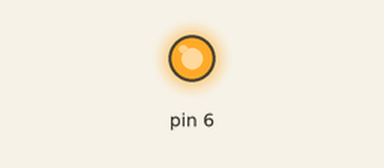
A sketch run on a simulated Arduino Uno, built with avr-gcc and run on an emulated ATmega328P. Shown: output pins drawn as LEDs (lit = HIGH).

Above: at 0.1 s.
Timing chart, 0 to 1.6 s (numbered marks = the images above):
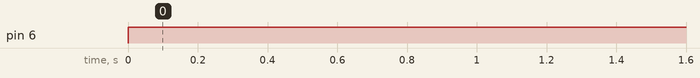

The sketch:

casino_motor.ino
```cpp
int motor1=6;
void setup() {

pinMode(6,OUTPUT);
Serial.begin(9600);
}

void loop() {

    analogWrite(6,255);

}
```

Measured:
- by itself, pin 6: LOW → HIGH at 0.00 s
